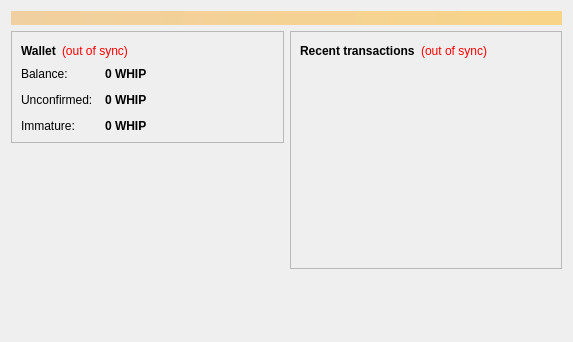
<?xml version="1.0" encoding="UTF-8"?>
<ui version="4.0">
 <class>OverviewPage</class>
 <widget class="QWidget" name="OverviewPage">
  <property name="geometry">
   <rect>
    <x>0</x>
    <y>0</y>
    <width>573</width>
    <height>342</height>
   </rect>
  </property>
  <property name="windowTitle">
   <string>Form</string>
  </property>
  <layout class="QVBoxLayout" name="topLayout">
   <item>
    <widget class="QLabel" name="labelAlerts">
     <property name="visible">
      <bool>false</bool>
     </property>
     <property name="styleSheet">
      <string notr="true">background-color: qlineargradient(x1: 0, y1: 0, x2: 1, y2: 0, stop:0 #F0D0A0, stop:1 #F8D488); color:#000000;</string>
     </property>
     <property name="wordWrap">
      <bool>true</bool>
     </property>
     <property name="margin">
      <number>3</number>
     </property>
    </widget>
   </item>
   <item>
    <layout class="QHBoxLayout" name="horizontalLayout" stretch="1,1">
     <item>
      <layout class="QVBoxLayout" name="verticalLayout_2">
       <item>
        <widget class="QFrame" name="frame">
         <property name="frameShape">
          <enum>QFrame::StyledPanel</enum>
         </property>
         <property name="frameShadow">
          <enum>QFrame::Raised</enum>
         </property>
         <layout class="QVBoxLayout" name="verticalLayout_4">
          <item>
           <layout class="QHBoxLayout" name="horizontalLayout_4">
            <item>
             <widget class="QLabel" name="label_5">
              <property name="font">
               <font>
                <weight>75</weight>
                <bold>true</bold>
               </font>
              </property>
              <property name="text">
               <string>Wallet</string>
              </property>
             </widget>
            </item>
            <item>
             <widget class="QLabel" name="labelWalletStatus">
              <property name="toolTip">
               <string>The displayed information may be out of date. Your wallet automatically synchronizes with the Whipcash network after a connection is established, but this process has not completed yet.</string>
              </property>
              <property name="styleSheet">
               <string notr="true">QLabel { color: red; }</string>
              </property>
              <property name="text">
               <string notr="true">(out of sync)</string>
              </property>
              <property name="alignment">
               <set>Qt::AlignLeading|Qt::AlignLeft|Qt::AlignVCenter</set>
              </property>
             </widget>
            </item>
            <item>
             <spacer name="horizontalSpacer_2">
              <property name="orientation">
               <enum>Qt::Horizontal</enum>
              </property>
              <property name="sizeHint" stdset="0">
               <size>
                <width>40</width>
                <height>20</height>
               </size>
              </property>
             </spacer>
            </item>
           </layout>
          </item>
          <item>
           <layout class="QFormLayout" name="formLayout_2">
            <property name="fieldGrowthPolicy">
             <enum>QFormLayout::AllNonFixedFieldsGrow</enum>
            </property>
            <property name="horizontalSpacing">
             <number>12</number>
            </property>
            <property name="verticalSpacing">
             <number>12</number>
            </property>
            <item row="0" column="0">
             <widget class="QLabel" name="label">
              <property name="text">
               <string>Balance:</string>
              </property>
             </widget>
            </item>
            <item row="0" column="1">
             <widget class="QLabel" name="labelBalance">
              <property name="font">
               <font>
                <weight>75</weight>
                <bold>true</bold>
               </font>
              </property>
              <property name="cursor">
               <cursorShape>IBeamCursor</cursorShape>
              </property>
              <property name="toolTip">
               <string>Your current balance</string>
              </property>
              <property name="text">
               <string notr="true">0 WHIP</string>
              </property>
              <property name="textInteractionFlags">
               <set>Qt::LinksAccessibleByMouse|Qt::TextSelectableByKeyboard|Qt::TextSelectableByMouse</set>
              </property>
             </widget>
            </item>
            <item row="1" column="0">
             <widget class="QLabel" name="label_3">
              <property name="text">
               <string>Unconfirmed:</string>
              </property>
             </widget>
            </item>
            <item row="1" column="1">
             <widget class="QLabel" name="labelUnconfirmed">
              <property name="font">
               <font>
                <weight>75</weight>
                <bold>true</bold>
               </font>
              </property>
              <property name="cursor">
               <cursorShape>IBeamCursor</cursorShape>
              </property>
              <property name="toolTip">
               <string>Total of transactions that have yet to be confirmed, and do not yet count toward the current balance</string>
              </property>
              <property name="text">
               <string notr="true">0 WHIP</string>
              </property>
              <property name="textInteractionFlags">
               <set>Qt::LinksAccessibleByMouse|Qt::TextSelectableByKeyboard|Qt::TextSelectableByMouse</set>
              </property>
             </widget>
            </item>
            <item row="2" column="0">
             <widget class="QLabel" name="labelImmatureText">
              <property name="text">
               <string>Immature:</string>
              </property>
             </widget>
            </item>
            <item row="2" column="1">
             <widget class="QLabel" name="labelImmature">
              <property name="font">
               <font>
                <weight>75</weight>
                <bold>true</bold>
               </font>
              </property>
              <property name="toolTip">
               <string>Mined balance that has not yet matured</string>
              </property>
              <property name="text">
               <string notr="true">0 WHIP</string>
              </property>
              <property name="textInteractionFlags">
               <set>Qt::LinksAccessibleByMouse|Qt::TextSelectableByKeyboard|Qt::TextSelectableByMouse</set>
              </property>
             </widget>
            </item>
           </layout>
          </item>
         </layout>
        </widget>
       </item>
       <item>
        <spacer name="verticalSpacer">
         <property name="orientation">
          <enum>Qt::Vertical</enum>
         </property>
         <property name="sizeHint" stdset="0">
          <size>
           <width>20</width>
           <height>40</height>
          </size>
         </property>
        </spacer>
       </item>
      </layout>
     </item>
     <item>
      <layout class="QVBoxLayout" name="verticalLayout_3">
       <item>
        <widget class="QFrame" name="frame_2">
         <property name="frameShape">
          <enum>QFrame::StyledPanel</enum>
         </property>
         <property name="frameShadow">
          <enum>QFrame::Raised</enum>
         </property>
         <layout class="QVBoxLayout" name="verticalLayout">
          <item>
           <layout class="QHBoxLayout" name="horizontalLayout_2">
            <item>
             <widget class="QLabel" name="label_4">
              <property name="text">
               <string>&lt;b&gt;Recent transactions&lt;/b&gt;</string>
              </property>
             </widget>
            </item>
            <item>
             <widget class="QLabel" name="labelTransactionsStatus">
              <property name="toolTip">
               <string>The displayed information may be out of date. Your wallet automatically synchronizes with the Whipcash network after a connection is established, but this process has not completed yet.</string>
              </property>
              <property name="styleSheet">
               <string notr="true">QLabel { color: red; }</string>
              </property>
              <property name="text">
               <string notr="true">(out of sync)</string>
              </property>
              <property name="alignment">
               <set>Qt::AlignRight|Qt::AlignTrailing|Qt::AlignVCenter</set>
              </property>
             </widget>
            </item>
            <item>
             <spacer name="horizontalSpacer">
              <property name="orientation">
               <enum>Qt::Horizontal</enum>
              </property>
              <property name="sizeHint" stdset="0">
               <size>
                <width>40</width>
                <height>20</height>
               </size>
              </property>
             </spacer>
            </item>
           </layout>
          </item>
          <item>
           <widget class="QListView" name="listTransactions">
            <property name="styleSheet">
             <string notr="true">QListView { background: transparent; }</string>
            </property>
            <property name="frameShape">
             <enum>QFrame::NoFrame</enum>
            </property>
            <property name="verticalScrollBarPolicy">
             <enum>Qt::ScrollBarAlwaysOff</enum>
            </property>
            <property name="horizontalScrollBarPolicy">
             <enum>Qt::ScrollBarAlwaysOff</enum>
            </property>
            <property name="selectionMode">
             <enum>QAbstractItemView::NoSelection</enum>
            </property>
           </widget>
          </item>
         </layout>
        </widget>
       </item>
       <item>
        <spacer name="verticalSpacer_2">
         <property name="orientation">
          <enum>Qt::Vertical</enum>
         </property>
         <property name="sizeHint" stdset="0">
          <size>
           <width>20</width>
           <height>40</height>
          </size>
         </property>
        </spacer>
       </item>
      </layout>
     </item>
    </layout>
   </item>
  </layout>
 </widget>
 <resources/>
 <connections/>
</ui>
